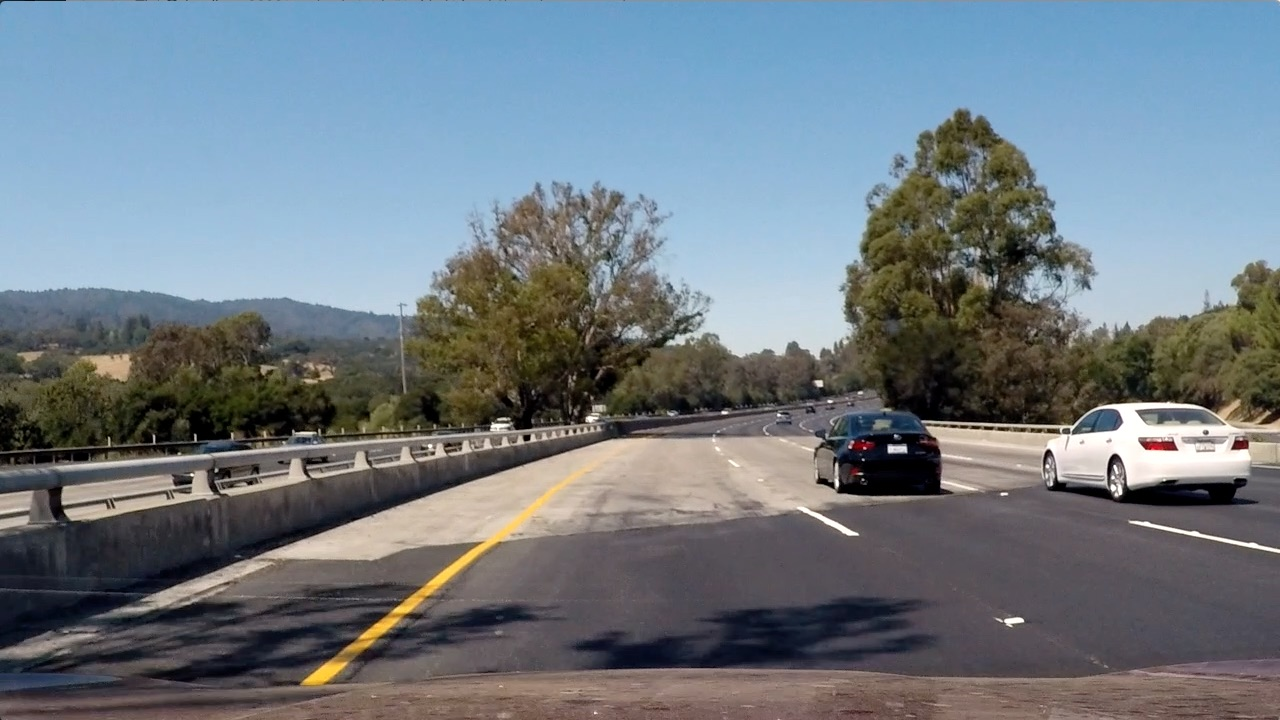
#> input picture test_images/test4.jpg, 1280 x 720 px
$ jupyter execute --allow-errors MAIN.ipynb   (shell and % lines are left out)
#> lines starting #> are read from the running program, lines starting #| are printed output that depends on the picture
[cell 1]
import numpy as np
import matplotlib.pyplot as plt
import cv2
import glob
from moviepy.editor import VideoFileClip
from IPython.display import HTML

import keras # broken for keras >= 2.0, use 1.2.2
from keras.models import Sequential
from keras.layers.convolutional import Convolution2D, MaxPooling2D
from keras.layers.advanced_activations import LeakyReLU
from keras.layers.core import Flatten, Dense, Activation, Reshape

from utils import load_weights, Box, yolo_net_out_to_car_boxes, draw_box
import pySaliencyMap

## construct the tiny-yolo model ##

[cell 2]
keras.backend.set_image_dim_ordering('th')
#> (this line was passed over: keras is not available in this run)
#> further down, img is the input picture: shape (720, 1280, 3); mean B, G, R 130.9, 122.7, 112.2

#> (a cell that did not finish here is left out)

#> (a cell that did not finish here is left out)

## load weight from pretrained weights for yolo ##
The weight file can be downloaded from https://pjreddie.com/darknet/yolo/

#> (a cell that did not finish here is left out)

[cell 6]
# [24 lines left out: function get_box, not called in this run]

[cell 7]
# [8 lines left out: function get_nulled_image, not called in this run]

[cell 8]
# [22 lines left out: function get_final_image, not called in this run]

[cell 9]
def frame_func(image,th=0.4):
#> called with th = 0.4
    crop = image[300:650,500:,:]
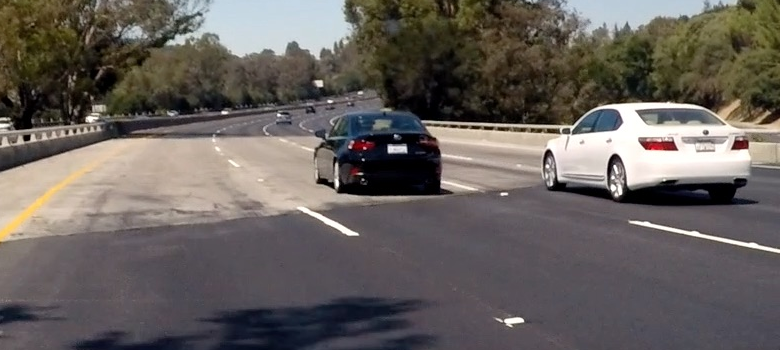
#> crop: shape (350, 780, 3); mean B, G, R 92.9, 96.7, 102.8
    resized = cv2.resize(crop,(448,448))
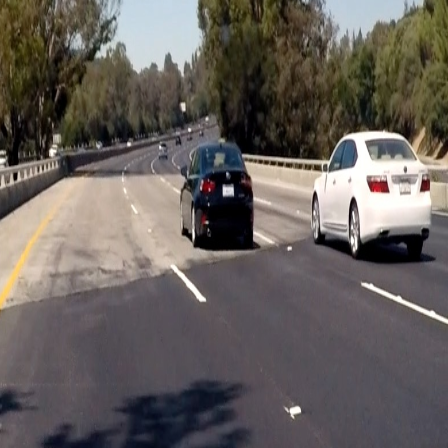
#> resized: shape (448, 448, 3); mean B, G, R 92.7, 96.6, 102.7
    batch = np.array([resized[:,:,0],resized[:,:,1],resized[:,:,2]])
    batch = 2*(batch/255.) - 1
    batch = np.expand_dims(batch, axis=0)
    out = model.predict(batch)
    boxes = yolo_net_out_to_car_boxes(out[0], threshold = 0.17)
    dimen=get_box(boxes,image,[[500,1280],[300,650]])
    if len(dimen)==0:
        return image
    else :
        final=get_nulled_image(image,dimen)

        return get_final_image(image,final,dimen,th)

[cell 10]
project_video_output = './project_video_output.mp4'
#> (the rest of this cell did not finish here and is left out)

#> (a cell that did not finish here is left out)

[cell 12]
img=(cv2.imread("test_images/test4.jpg"))
#> (the rest of this cell did not finish here and is left out)

$ run again, with test_images/test1.jpg copied over test_images/test4.jpg
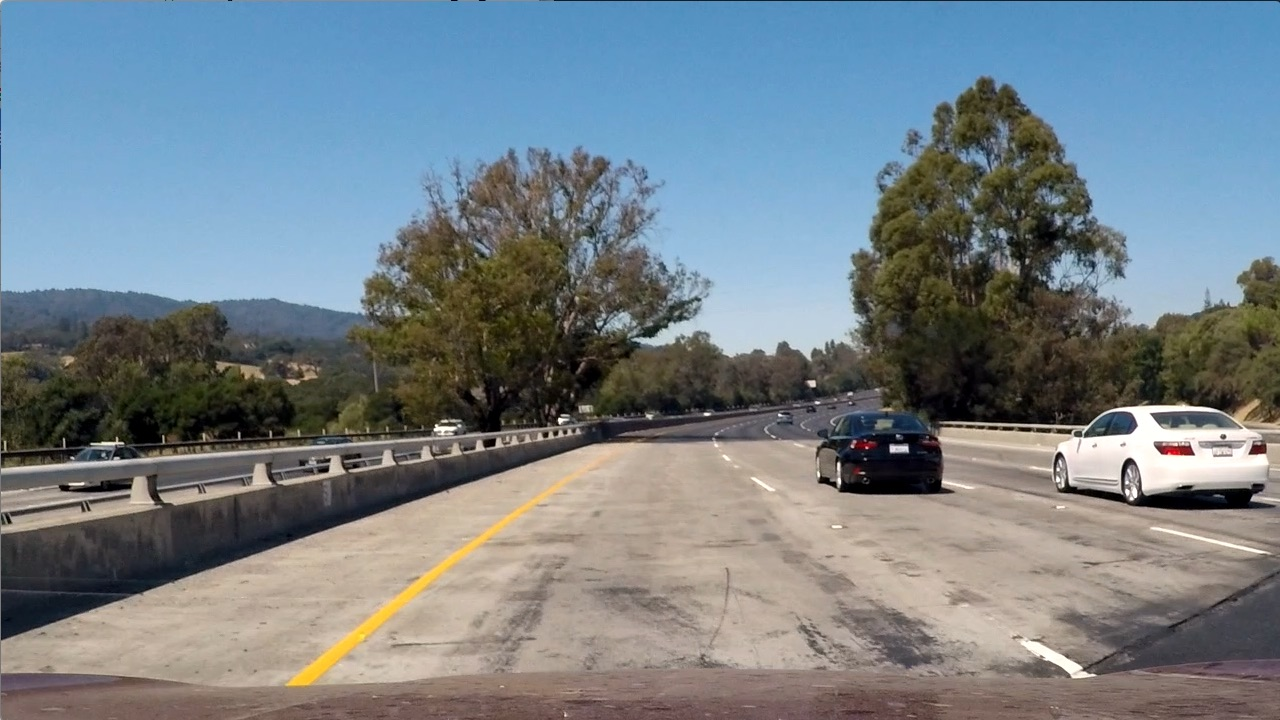
#> input picture test_images/test1.jpg, 1280 x 720 px
#> img is the input picture: shape (720, 1280, 3); mean B, G, R 135.5, 128.7, 117.5
#> in frame_func, `crop = image[300:650,500:,:]`:
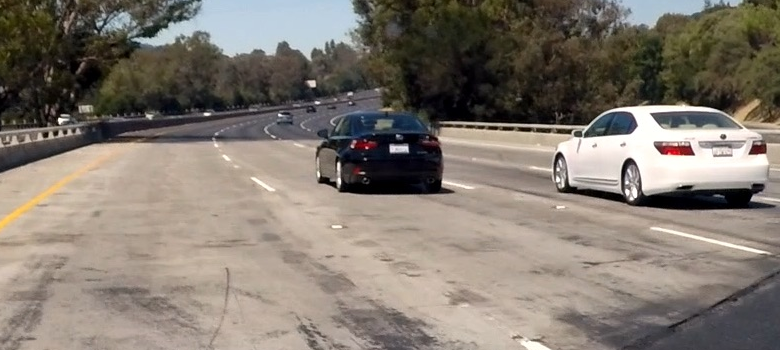
#> crop: shape (350, 780, 3); mean B, G, R 111.8, 121.3, 130.1
#> in frame_func, `resized = cv2.resize(crop,(448,448))`:
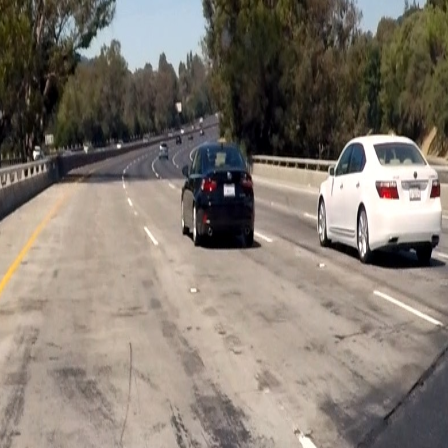
#> resized: shape (448, 448, 3); mean B, G, R 111.6, 121.2, 130

$ run again, with test_images/test2.jpg copied over test_images/test4.jpg
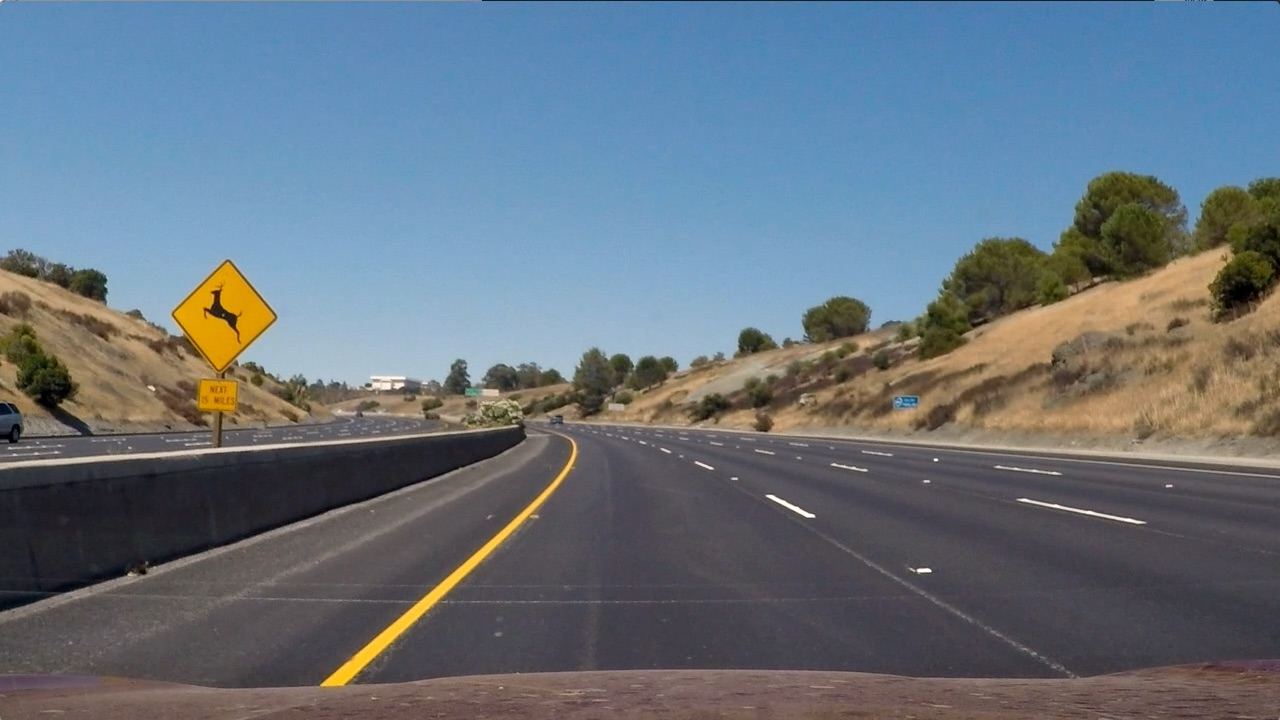
#> input picture test_images/test2.jpg, 1280 x 720 px
#> img is the input picture: shape (720, 1280, 3); mean B, G, R 125.5, 114.6, 102.8
#> in frame_func, `crop = image[300:650,500:,:]`:
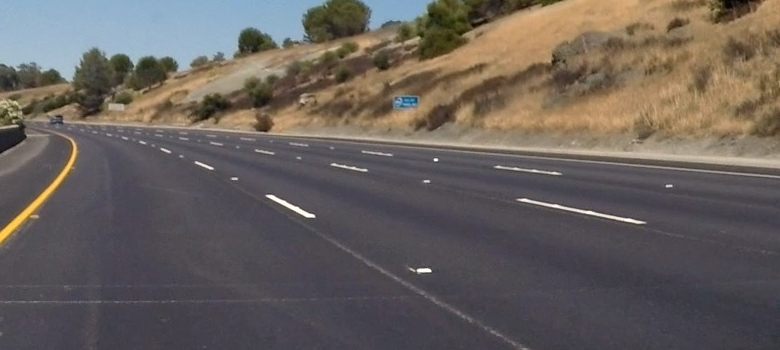
#> crop: shape (350, 780, 3); mean B, G, R 92.3, 96.6, 103.8
#> in frame_func, `resized = cv2.resize(crop,(448,448))`:
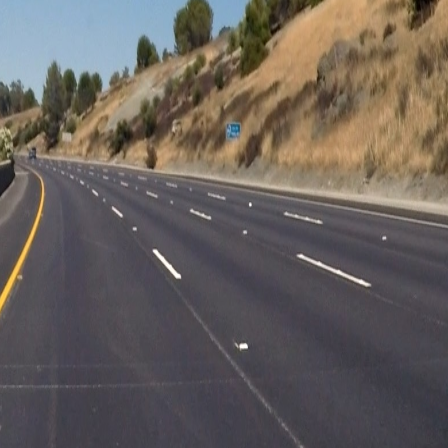
#> resized: shape (448, 448, 3); mean B, G, R 92.2, 96.5, 103.7

$ run again, with test_images/test3.jpg copied over test_images/test4.jpg
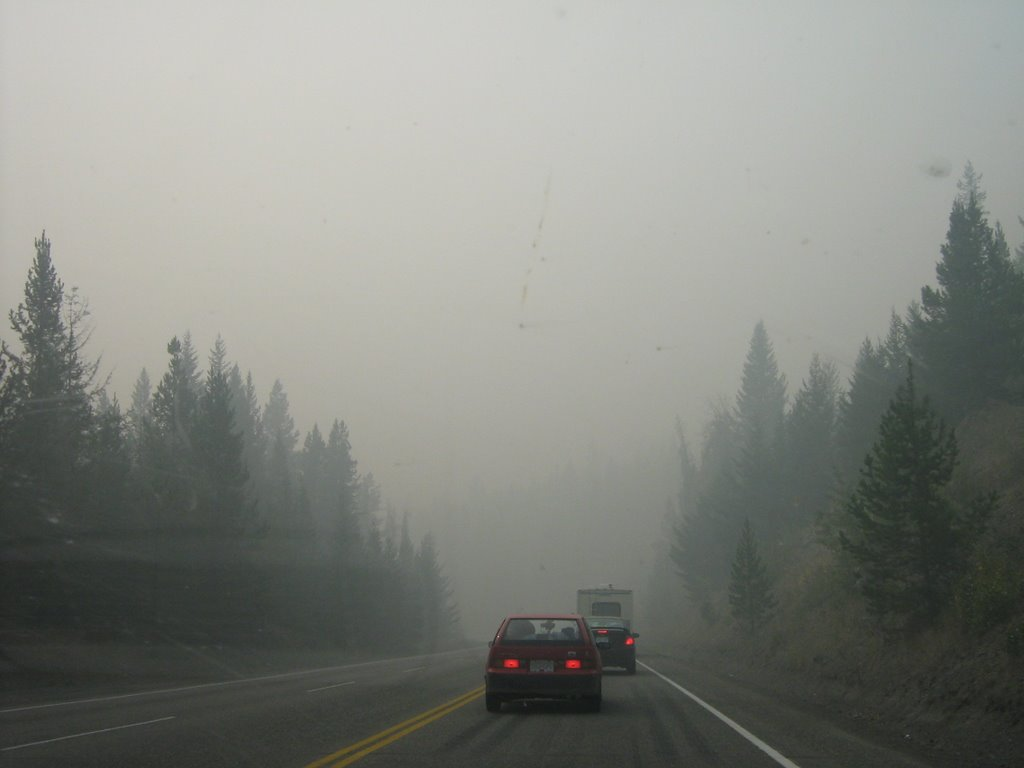
#> input picture test_images/test3.jpg, 1024 x 768 px
#> img is the input picture: shape (768, 1024, 3); mean B, G, R 127.1, 133.2, 130.8
#> in frame_func, `crop = image[300:650,500:,:]`:
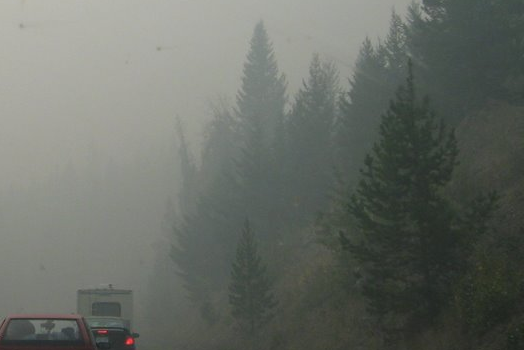
#> crop: shape (350, 524, 3); mean B, G, R 101.9, 108.7, 104.1
#> in frame_func, `resized = cv2.resize(crop,(448,448))`:
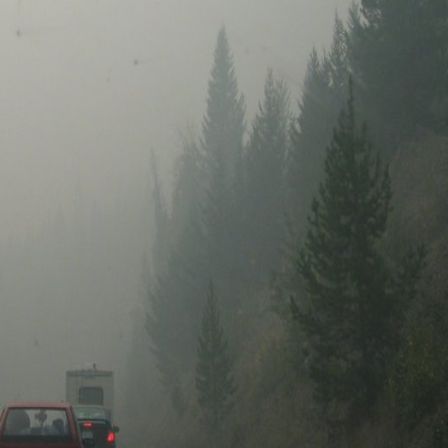
#> resized: shape (448, 448, 3); mean B, G, R 101.8, 108.6, 104
